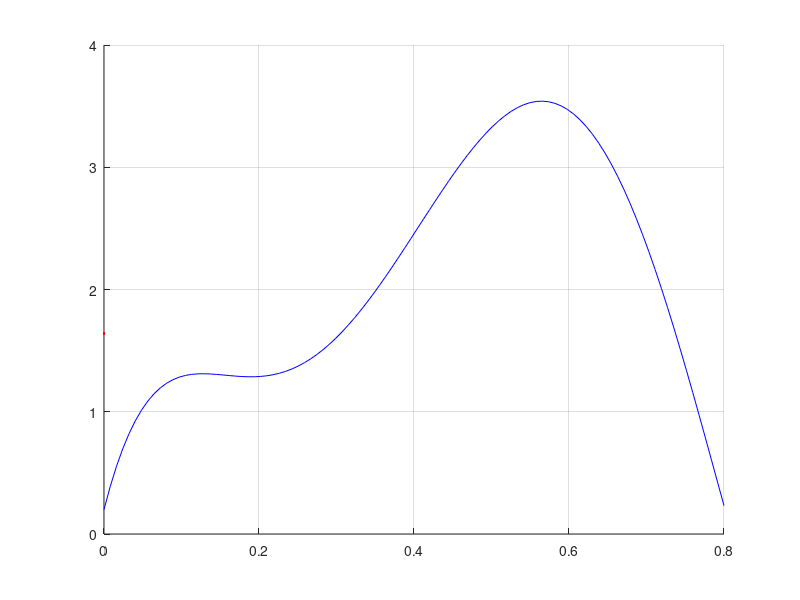

Write MATLAB code to recreate this figure.
clc;
clear;
clf;

x = linspace(0, 0.8);
x = x';
y = 0.2 + 25*x - 200*x.^2 + 675*x.^3 - 900*x.^4 + 400*x.^5;

%trapz(x,y):  integrates Y with respect to X
Q = trapz(x, y);

f = @(x) 0.2 + 25*x - 200*x.^2 + 675*x.^3 - 900*x.^4 + 400*x.^5;
hold on
grid on
plot(x, f(x), 'b-')
plot(x(1:length(Q)), Q, 'r.');
hold off